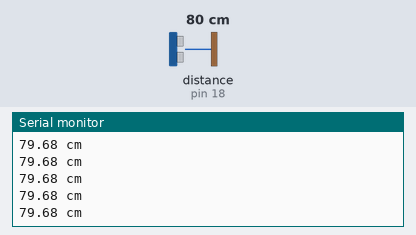
The sketch below on a simulated Arduino Uno, built with avr-gcc and run on an emulated ATmega328P. On the bench: the last lines printed to the serial monitor. Wiring (inferred from the names in the program): ultrasonic range finder: trigger pin 5; echo pin 18. Inputs (shaded band) come from the test bench; at power-on: distance to the obstacle (sensor on pin 18) 80 cm. The echo pulse lasts 58.3 µs per cm.

Above: at 1.2 s.
1.3 s: distance to the obstacle (sensor on pin 18) set to 2 cm
At 1.38 s:
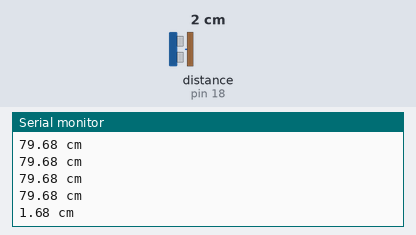
2.8 s: distance to the obstacle (sensor on pin 18) set to 4 cm
At 2.89 s:
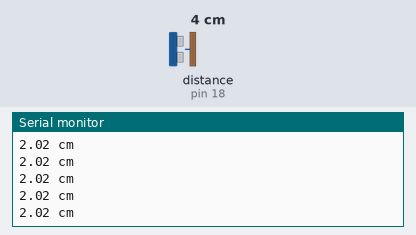
Timing chart, 0 to 5.8 s (numbered marks = the images above; inputs shaded):
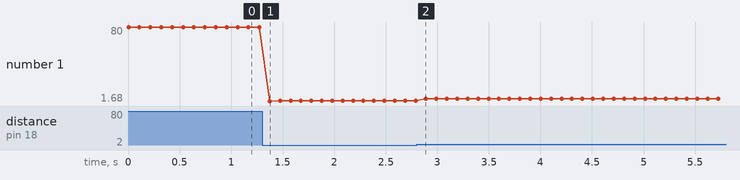

Measured:
- after the input at 1.3 s, the serial monitor: prints a new line after 0.07 s (image 1)
- plotted number 1: 79.68 → 2.02 after the input at 1.3 s, 2.02 → 4.03 after the input at 2.8 s

The sketch:

slam_v.1.ino
```cpp
#define TRIG_PIN 5
#define ECHO_PIN 18

void setup() {
  Serial.begin(115200);

  pinMode(TRIG_PIN, OUTPUT);
  pinMode(ECHO_PIN, INPUT);

  Serial.println("Ultrasonic Scanner Started");
}

void loop() {

  digitalWrite(TRIG_PIN, LOW);
  delayMicroseconds(2);

  digitalWrite(TRIG_PIN, HIGH);
  delayMicroseconds(10);

  digitalWrite(TRIG_PIN, LOW);

  long duration = pulseIn(ECHO_PIN, HIGH);

  float distance = duration * 0.0343 / 2;

  if(distance > 400 || distance <= 0)
  {
      Serial.println("Out of Range");
  }
  else
  {
      Serial.print(distance);
      Serial.println(" cm");
  }

  delay(100);
}
```
